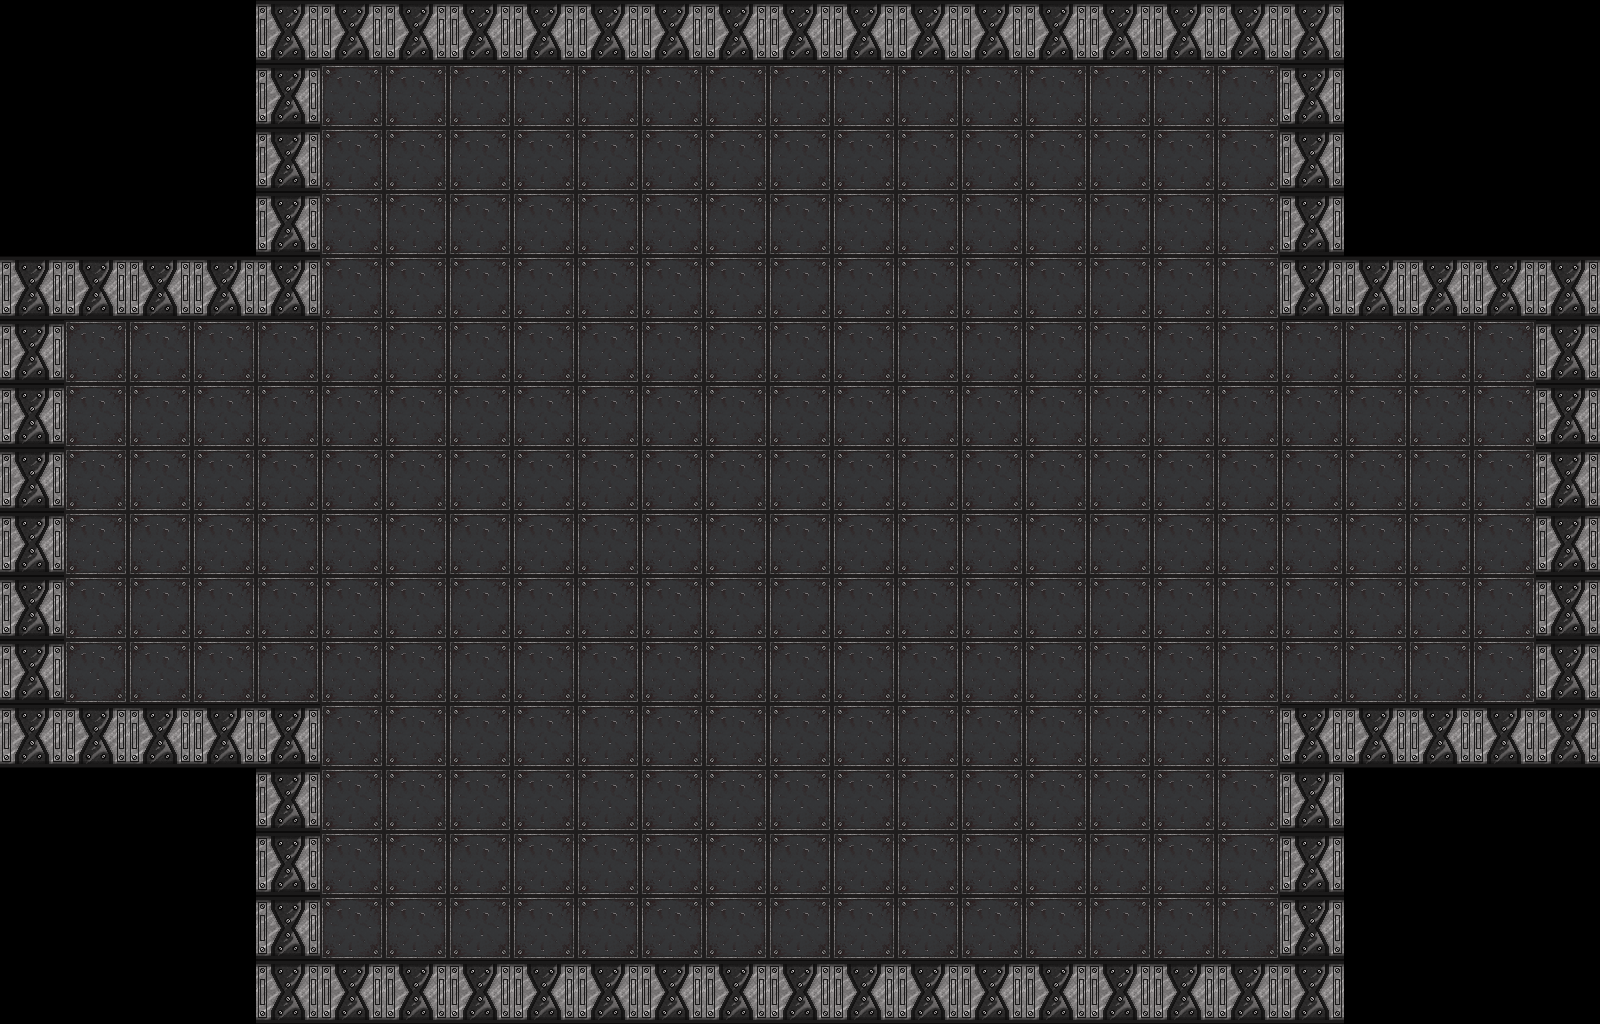

The image is a tile-based game level rendered from a .tmx file. Its description and complete source (layers, tilesets, objects, tile grids) follow:
An orthogonal 25x16 tile map with 64x64 px tiles, 2 tile layers (Floor, Walls).

<map version="1.8" tiledversion="1.8.4" orientation="orthogonal" renderorder="right-down" width="25" height="16" tilewidth="64" tileheight="64" infinite="0" nextlayerid="3" nextobjectid="1">
 <editorsettings>
  <export target="bulletHellMap.json" format="json" />
 </editorsettings>
 <tileset firstgid="1" name="bulletHellTileSet" tilewidth="64" tileheight="64" tilecount="8" columns="8">
  <image source="bulletHellTileSet.png" width="512" height="64" />
  <tile id="7">
   <properties>
    <property name="collides" type="bool" value="true" />
   </properties>
  </tile>
 </tileset>
 <layer id="1" name="Floor" width="25" height="16">
  <data encoding="csv">
0,0,0,0,0,0,0,0,0,0,0,0,0,0,0,0,0,0,0,0,0,0,0,0,0,
0,0,0,0,0,6,6,6,6,6,6,6,6,6,6,6,6,6,6,6,0,0,0,0,0,
0,0,0,0,0,6,6,6,6,6,6,6,6,6,6,6,6,6,6,6,0,0,0,0,0,
0,0,0,0,0,6,6,6,6,6,6,6,6,6,6,6,6,6,6,6,0,0,0,0,0,
0,0,0,0,0,6,6,6,6,6,6,6,6,6,6,6,6,6,6,6,0,0,0,0,0,
0,6,6,6,6,6,6,6,6,6,6,6,6,6,6,6,6,6,6,6,6,6,6,6,0,
0,6,6,6,6,6,6,6,6,6,6,6,6,6,6,6,6,6,6,6,6,6,6,6,0,
0,6,6,6,6,6,6,6,6,6,6,6,6,6,6,6,6,6,6,6,6,6,6,6,0,
0,6,6,6,6,6,6,6,6,6,6,6,6,6,6,6,6,6,6,6,6,6,6,6,0,
0,6,6,6,6,6,6,6,6,6,6,6,6,6,6,6,6,6,6,6,6,6,6,6,0,
0,6,6,6,6,6,6,6,6,6,6,6,6,6,6,6,6,6,6,6,6,6,6,6,0,
0,0,0,0,0,6,6,6,6,6,6,6,6,6,6,6,6,6,6,6,0,0,0,0,0,
0,0,0,0,0,6,6,6,6,6,6,6,6,6,6,6,6,6,6,6,0,0,0,0,0,
0,0,0,0,0,6,6,6,6,6,6,6,6,6,6,6,6,6,6,6,0,0,0,0,0,
0,0,0,0,0,6,6,6,6,6,6,6,6,6,6,6,6,6,6,6,0,0,0,0,0,
0,0,0,0,0,0,0,0,0,0,0,0,0,0,0,0,0,0,0,0,0,0,0,0,0
</data>
 </layer>
 <layer id="2" name="Walls" width="25" height="16">
  <data encoding="csv">
0,0,0,0,8,8,8,8,8,8,8,8,8,8,8,8,8,8,8,8,8,0,0,0,0,
0,0,0,0,8,0,0,0,0,0,0,0,0,0,0,0,0,0,0,0,8,0,0,0,0,
0,0,0,0,8,0,0,0,0,0,0,0,0,0,0,0,0,0,0,0,8,0,0,0,0,
0,0,0,0,8,0,0,0,0,0,0,0,0,0,0,0,0,0,0,0,8,0,0,0,0,
8,8,8,8,8,0,0,0,0,0,0,0,0,0,0,0,0,0,0,0,8,8,8,8,8,
8,0,0,0,0,0,0,0,0,0,0,0,0,0,0,0,0,0,0,0,0,0,0,0,8,
8,0,0,0,0,0,0,0,0,0,0,0,0,0,0,0,0,0,0,0,0,0,0,0,8,
8,0,0,0,0,0,0,0,0,0,0,0,0,0,0,0,0,0,0,0,0,0,0,0,8,
8,0,0,0,0,0,0,0,0,0,0,0,0,0,0,0,0,0,0,0,0,0,0,0,8,
8,0,0,0,0,0,0,0,0,0,0,0,0,0,0,0,0,0,0,0,0,0,0,0,8,
8,0,0,0,0,0,0,0,0,0,0,0,0,0,0,0,0,0,0,0,0,0,0,0,8,
8,8,8,8,8,0,0,0,0,0,0,0,0,0,0,0,0,0,0,0,8,8,8,8,8,
0,0,0,0,8,0,0,0,0,0,0,0,0,0,0,0,0,0,0,0,8,0,0,0,0,
0,0,0,0,8,0,0,0,0,0,0,0,0,0,0,0,0,0,0,0,8,0,0,0,0,
0,0,0,0,8,0,0,0,0,0,0,0,0,0,0,0,0,0,0,0,8,0,0,0,0,
0,0,0,0,8,8,8,8,8,8,8,8,8,8,8,8,8,8,8,8,8,0,0,0,0
</data>
 </layer>
</map>